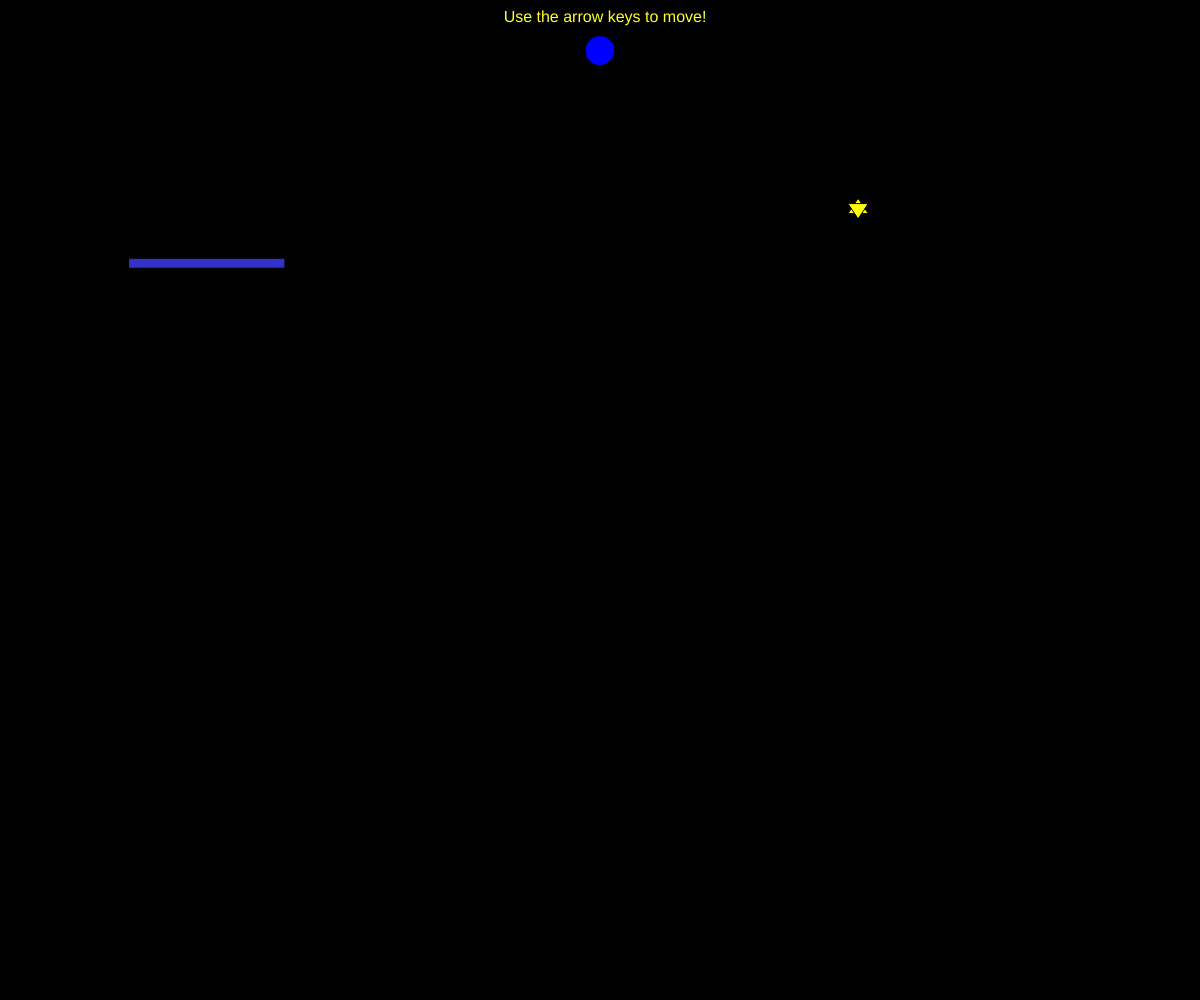
Frame 1 (no input)
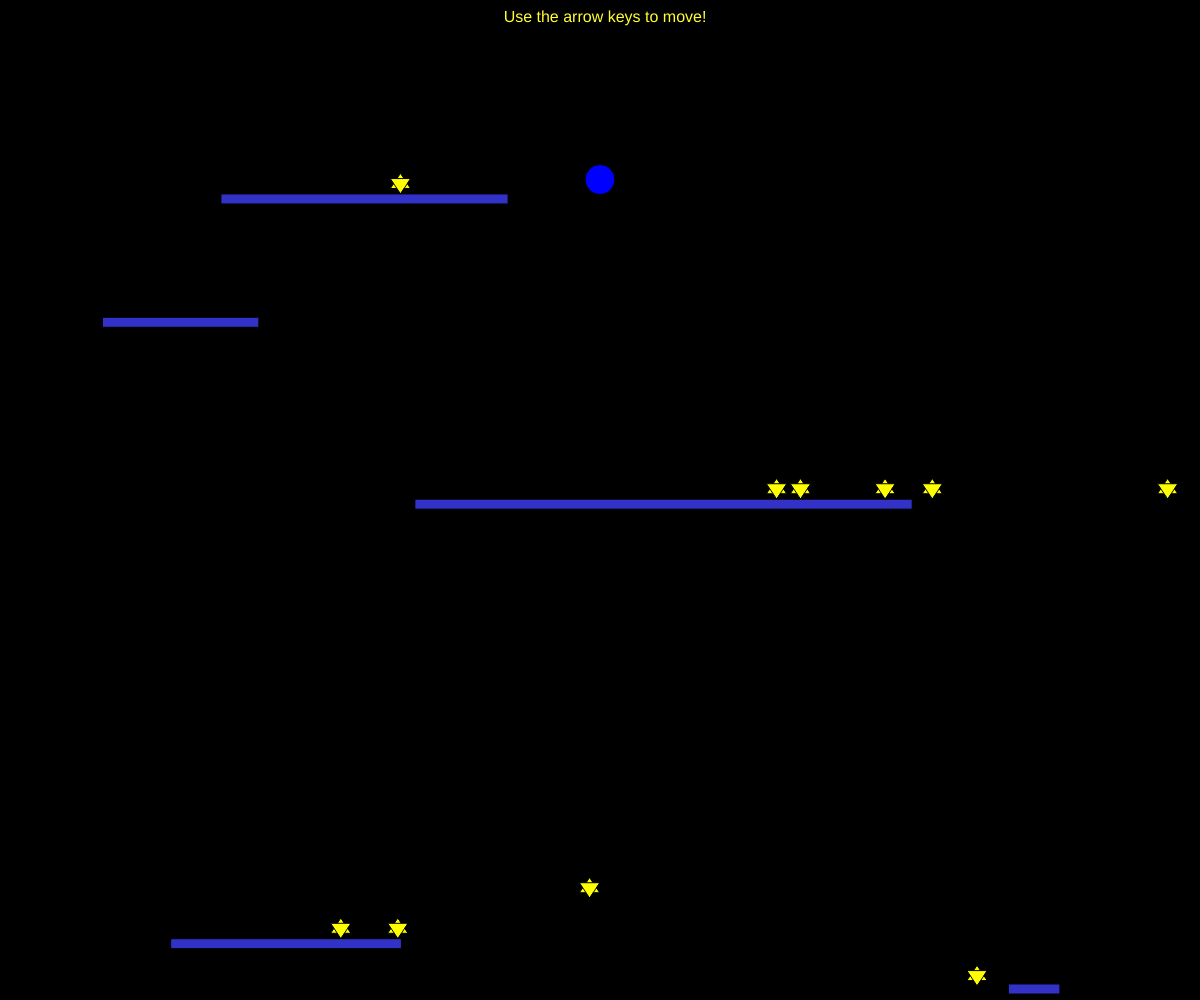
Frame 60 (no input)
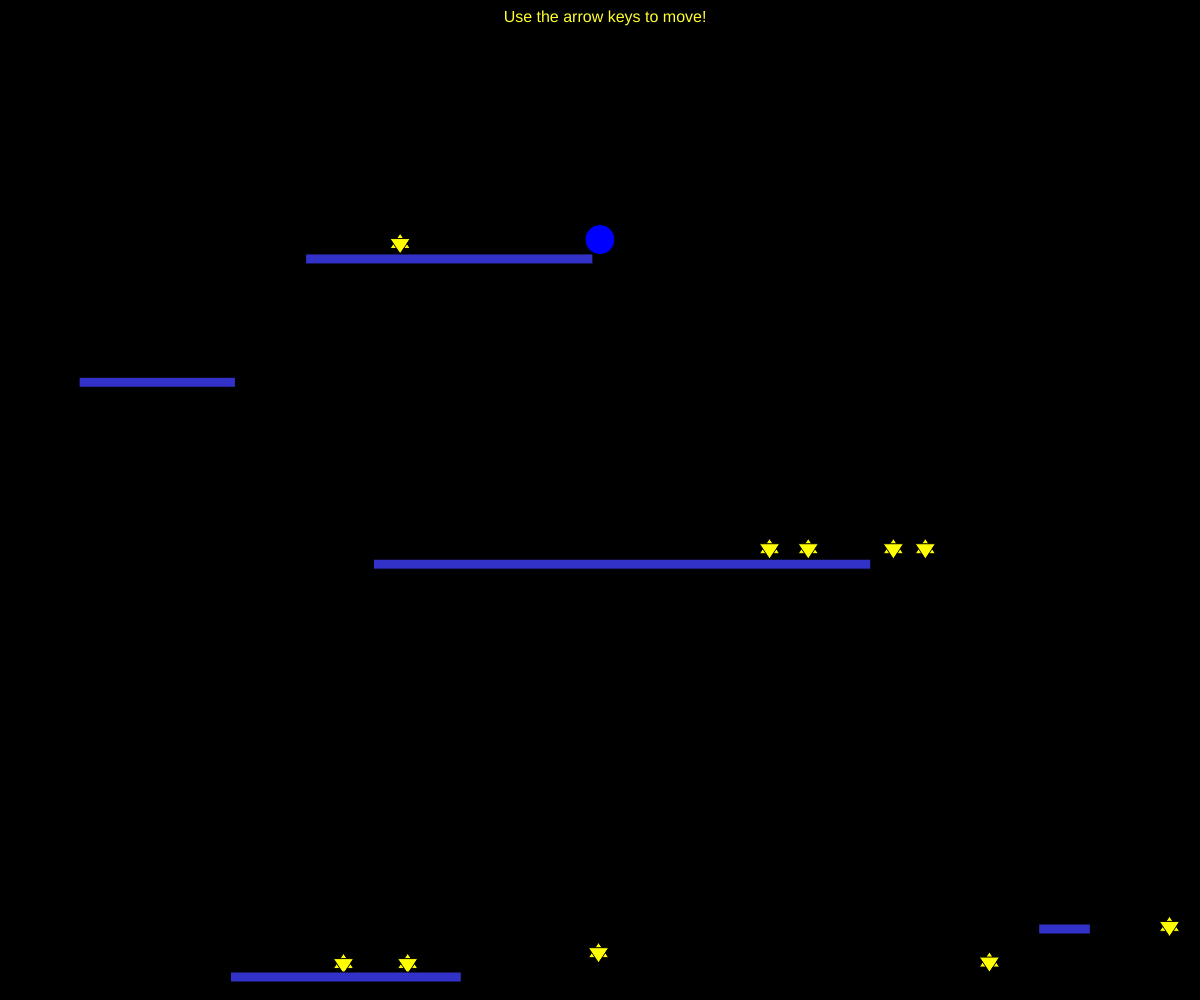
Frame 120 (the mouse pressed at the canvas centre since frame 60)

The p5.js sketch that drew these frames (run headless with seeded random() and noise() and a simulated clock; from frame 60 on, the mouse is pressed at the canvas centre):

// p5.js sketch
// ── sketch.js
'use strict'

var player
var food = []
var platforms = []
var points = 0

var msg = 'Use the arrow keys to move!'

const num_food = 10
const num_platforms = 5

const GameModes = Object.freeze({ playing: 1, loose: 2 })

var game_mode = GameModes.playing

function reset () {
  points = 0
  player = new Player()
  food = []
  platforms = []
  game_mode=GameModes.playing
}

function setup () {
  createCanvas(windowWidth, windowHeight)
  reset()
}

function windowResized () {
  resizeCanvas(windowWidth, windowHeight)
}

function game_draw () {
  if (food.length < num_food) {
    food.push(new Food())
  }
  if (platforms.length < num_platforms) {
    platforms.push(new Platform())
  }

  for (var i = 0; i < food.length; i++) {
    if (player.object.collides_with(food[i].object)) {
      food.splice(i, 1)
      points++
      msg = 'Points: ' + points
      i--
    } else {
      food[i].draw()
    }
  }

  var landing = food.concat([player])

  for (var i = 0; i < platforms.length; i++) {
    platforms[i].draw()
    for (var j = 0; j < landing.length; j++) {
      if (
        landing[j].object.collides_with(platforms[i].object) &&
        platforms[i].object.position.y > landing[j].object.position.y
      ) {
        landing[j].object.touches_ground = true
        landing[j].object.velocity.y = Math.min(landing[j].object.velocity.y, 0)
        landing[j].object.position.y =
          platforms[i].object.position.y -
          platforms[i].object.size.y / 2 -
          landing[j].object.size.y / 2
      }
    }

    if (platforms[i].object.position.y > height - platforms[i].object.size.y) {
      //console.log('removing platform ' + i)
      platforms.splice(i, 1)
      i--
    }
  }

  if (player.object.position.y > height - player.object.size.y) {
    game_mode = GameModes.loose
  }
  player.draw()
}

function draw () {
  background(0)

  fill(255, 255, 50)
  textAlign(CENTER)
  textSize(16)
  text(msg, 10, 10, width - 10, height - 10)

  if (game_mode == GameModes.playing) {
    game_draw()
  } else if (game_mode == GameModes.loose) {
    fill(255, 0, 0)
    textAlign(CENTER)
    textSize(50)
    text('GAME OVER', 10, height / 2, width - 10, height / 2)
  }
}

// ── food.js
function Food () {
  this.object = new PhysicalObject()

  this.object.size.x = 20
  this.object.size.y = this.object.size.x

  this.object.position.x = random(width)
  this.object.position.y = random(height)

  this.object.bouncy = true
  this.object.velocity.x = random(2) - random(2)
  this.object.velocity.y = random(2) - random(2)

  this.draw = function () {
    this.object.update()
    fill(255, 255, 0)

    triangle(
      this.object.position.x,
      this.object.position.y - this.object.size.y / 2,
      this.object.position.x - this.object.size.x / 2,
      this.object.position.y + this.object.size.y / 4,
      this.object.position.x + this.object.size.x / 2,
      this.object.position.y + this.object.size.y / 4
    )
    triangle(
      this.object.position.x,
      this.object.position.y + this.object.size.y / 2,
      this.object.position.x - this.object.size.x / 2,
      this.object.position.y - this.object.size.y / 4,
      this.object.position.x + this.object.size.x / 2,
      this.object.position.y - this.object.size.y / 4
    )
  }
}

// ── physicalObject.js
function PhysicalObject() {
  // position is by convention to be the center
  this.position = createVector(0, 0);
  this.velocity = createVector(0, 0);
  this.acceleration = createVector(0, 0);

  this.frictionCoeff = -0.02;
  this.gravity = createVector(0, 0.6);

  // should this bounce form the walls?
  this.bouncy = false;

  // width/height for collision detection
  this.size = createVector(0, 0);
  
  this.touches_ground = false

  this.collides_with = function(physicalObject) {
    return (Math.abs(this.position.x - physicalObject.position.x) < this.size.x + physicalObject.size.x &&
      Math.abs(this.position.y - physicalObject.position.y) < this.size.y + physicalObject.size.y)
  }


  this.update = function() {

    this.touches_ground = false
    
    this.acceleration.add(this.gravity);

    this.acceleration.add(p5.Vector.mult(this.velocity, this.frictionCoeff));
    //see https://p5js.org/reference/#/p5.Vector/add
    this.velocity.add(this.acceleration);
    this.position.add(this.velocity);

    if (this.bouncy) {
      if (this.position.x + this.size.x > width) {
        this.position.x = width - this.size.x;
        this.velocity.x = -Math.abs(this.velocity.x);
      } else if (this.position.x - this.size.x < 0) {
        this.position.x = this.size.x;
        this.velocity.x = Math.abs(this.velocity.x);
      }

      if (this.position.y + this.size.y > height) {
        this.position.y = height - this.size.y;
        this.velocity.y = -Math.abs(this.velocity.y);
        this.touches_ground = true
      } else if (this.position.y - this.size.y < 0) {
        this.position.y = this.size.y;
        this.velocity.y = Math.abs(this.velocity.y);
      }

    }


    this.acceleration = createVector(0, 0);
  }
}
// ── platform.js
function Platform () {
  this.object = new PhysicalObject()

  this.object.size.x = random(width / 2) + 10
  this.object.size.y = 10

  this.object.position.x = random(width)
  this.object.position.y = random(height)

  this.object.velocity.x = random(2) - random(2)
  this.object.velocity.y = 1
  this.object.frictionCoeff = 0

  this.object.hits_boundary = true
  this.object.bouncy = true
  this.object.gravity = createVector(0, 0)

  this.draw = function () {
    this.object.update()
    fill(50, 50, 200)
    rect(
      this.object.position.x - this.object.size.x / 2,
      this.object.position.y - this.object.size.y / 2,
      this.object.size.x,
      this.object.size.y
    )
  }
}

// ── player.js
function Player () {
  this.object = new PhysicalObject()

  this.object.position.x = width / 2
  this.object.position.y = 50
  this.object.size.x = 30
  this.object.size.y = this.object.size.x

  this.draw = function () {
    this.control()
    this.object.update()
    //console.log(this.object);
    fill(0, 0, 255)
    ellipse(this.object.position.x, this.object.position.y, this.object.size.x)
  }

  this.control = function () {
    // more realistic but anoying
    // if (!this.object.touches_ground) return

    var speed = 2

    if (keyIsDown(LEFT_ARROW)) {
      this.object.acceleration.x += -speed
    }
    if (keyIsDown(RIGHT_ARROW)) {
      this.object.acceleration.x += speed
    }
    if (keyIsDown(UP_ARROW) && this.object.touches_ground) {
      this.object.acceleration.y += -15 * speed
    }

    if (touches.length > 0) {
      //console.log(touches[0])
      this.object.acceleration = p5.Vector.sub(
        createVector(touches[0].x, touches[0].y),
        this.object.position
      ).normalize()
      this.object.acceleration.mult(speed)
    }
  }
}

// ── star.js
function Star() {
  this.object = new PhysicalObject();

  this.object.size.x = 20;
  this.object.size.y = this.object.size.x;

  this.object.position.x = random(width);
  this.object.position.y = random(height);

  this.object.bouncy = true;
  this.object.velocity.x = random(2) - random(2);
  this.object.velocity.y = random(2) - random(2);

  this.draw = function() {
    this.object.update();
    fill(255, 255, 0);

    triangle(this.object.position.x, this.object.position.y - this.object.size.y/2,
      this.object.position.x - this.object.size.x/2, this.object.position.y + this.object.size.y / 4,
      this.object.position.x + this.object.size.x/2, this.object.position.y + this.object.size.y / 4);
    triangle(this.object.position.x, this.object.position.y + this.object.size.y/2,
      this.object.position.x - this.object.size.x/2, this.object.position.y - this.object.size.y / 4,
      this.object.position.x + this.object.size.x/2, this.object.position.y - this.object.size.y / 4);
  }

}
